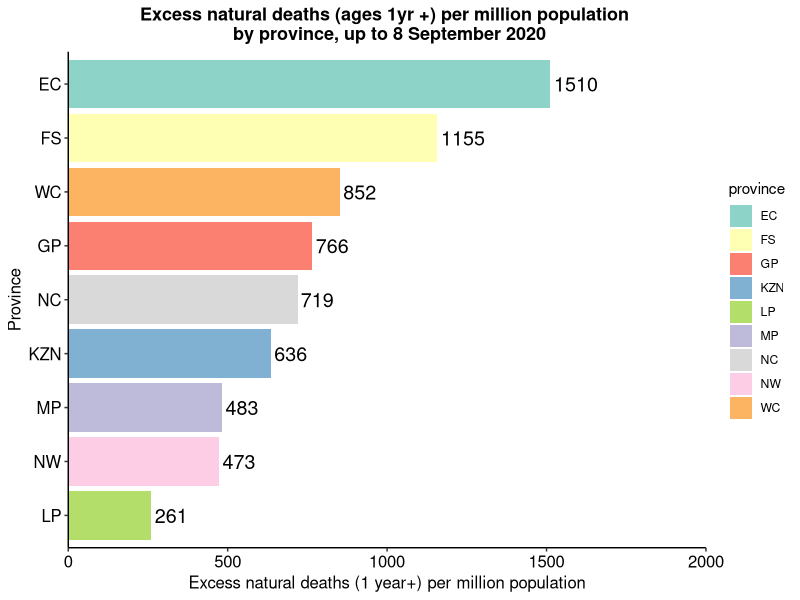
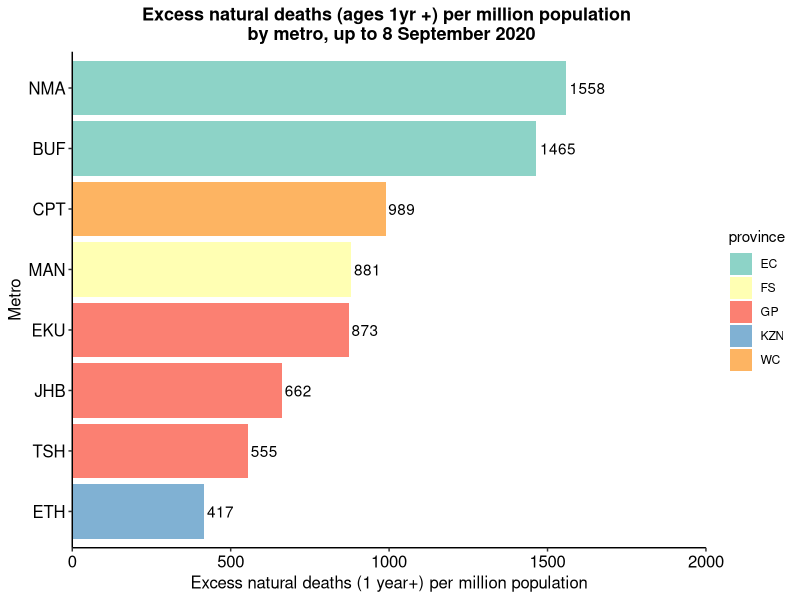

These figures' R source, in order:
install.packages("ggplot2")
library("ggplot2")
library(RColorBrewer)

ProvincesPanel = c("EC"="#8DD3C7","FS"= "#FFFFB3","NC"="#D9D9D9","WC"="#FDB462","GP"="#Fb8072","KZN"="#80B1D3","NW"="#FCCDE5","MP"="#BEBADA","LP"="#B3De69")
provinces<-data.frame(province=c("EC","FS","WC","GP","NC","KZN","MP","NW","LP"), value=c(1510, 1155, 852, 766, 719, 636, 483, 473, 261))

p1<-ggplot(provinces, aes(x=reorder(province, value), y=value, fill=province)) +
  geom_bar(stat = "identity") +
  geom_text(aes(label=value), size=5, hjust=-0.1) 

p1+theme_classic() +
  coord_flip() +
  ggtitle("Excess natural deaths (ages 1yr +) per million population \n by province, up to 8 September 2020") +
  theme(plot.title=element_text(size=13,face="bold", hjust=0.5)) +
  scale_fill_manual(values=ProvincesPanel) +
  xlab("Province") +
  ylab("Excess natural deaths (1 year+) per million population") +
  theme(axis.text.x = element_text(color="black", size=12)) +
  theme(axis.text.y = element_text(color="black", size=12)) +
  theme(axis.title.x = element_text(color = "black", size=12)) +
  theme(axis.title.y = element_text(color = "black", size=12)) +
  scale_y_continuous(breaks=seq(0,2000,500), limits=c(0,2000), expand=c(0,0))

metros<-data.frame(metro=c("NMA","BUF","CPT","MAN","EKU","JHB","TSH","ETH"), province=c("EC","EC","WC","FS","GP","GP","GP","KZN"), value=c(1558,1465,989,881,873,662,555,417))

p2<-ggplot(metros, aes(x=reorder(metro, value), y=value, fill=province)) +
  geom_bar(stat = "identity") +
  geom_text(aes(label=value), hjust=-0.1) 

p2+theme_classic() +
  coord_flip() +
  ggtitle("Excess natural deaths (ages 1yr +) per million population \n by metro, up to 8 September 2020") +
  theme(plot.title=element_text(size=13, face="bold", hjust=0.5)) +
  scale_fill_manual(values=ProvincesPanel) +
  xlab("Metro") +
  ylab("Excess natural deaths (1 year+) per million population") +
  theme(axis.text.x = element_text(color="black", size=12)) +
  theme(axis.text.y = element_text(color="black", size=12)) +
  theme(axis.title.x = element_text(color = "black", size=12)) +
  theme(axis.title.y = element_text(color = "black", size=12)) +
  scale_y_continuous(breaks=seq(0,2000,500), limits=c(0,2000), expand=c(0,0)) 
